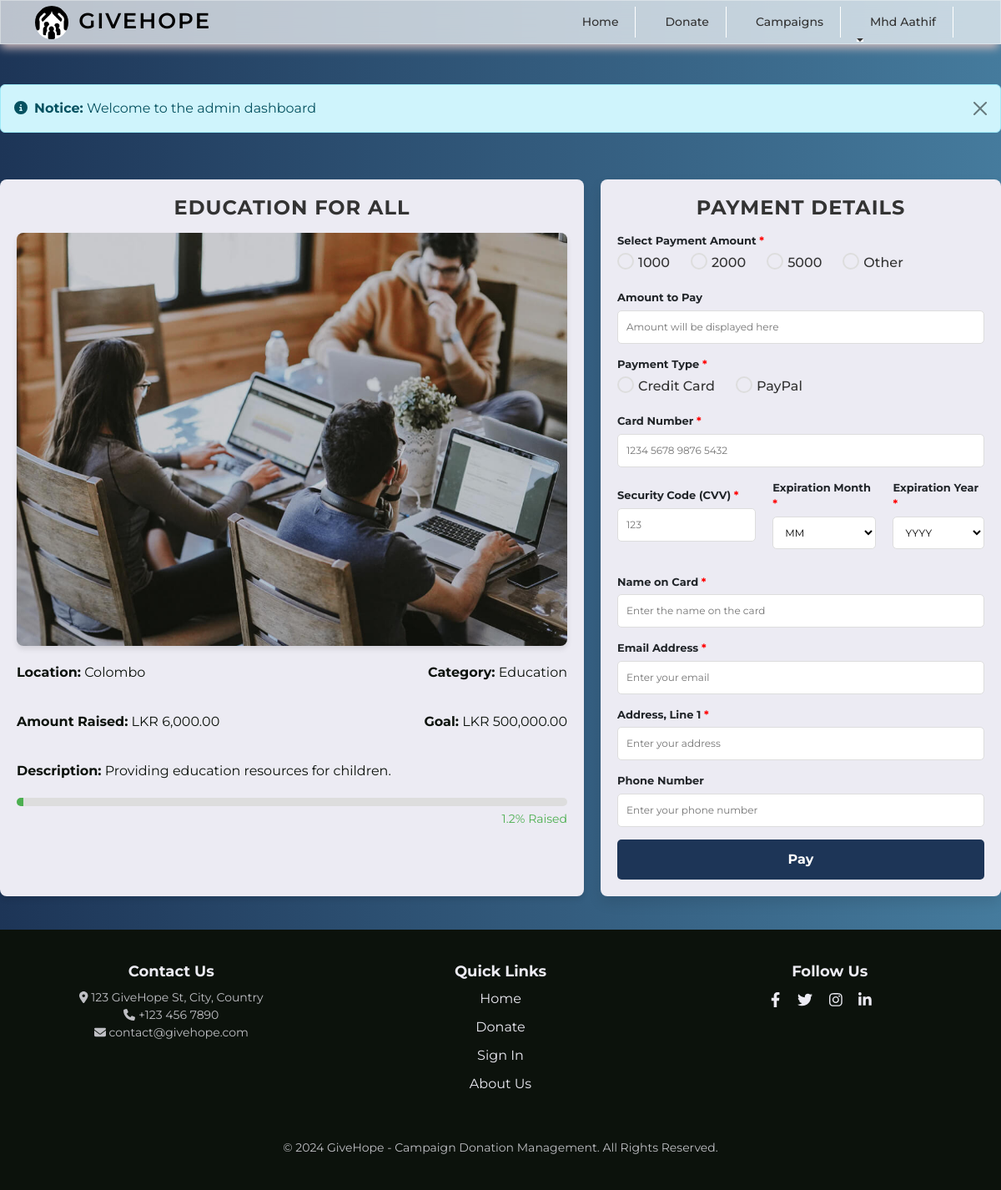
Page /donate.php?id=2 (signed in) on the earlier database version.
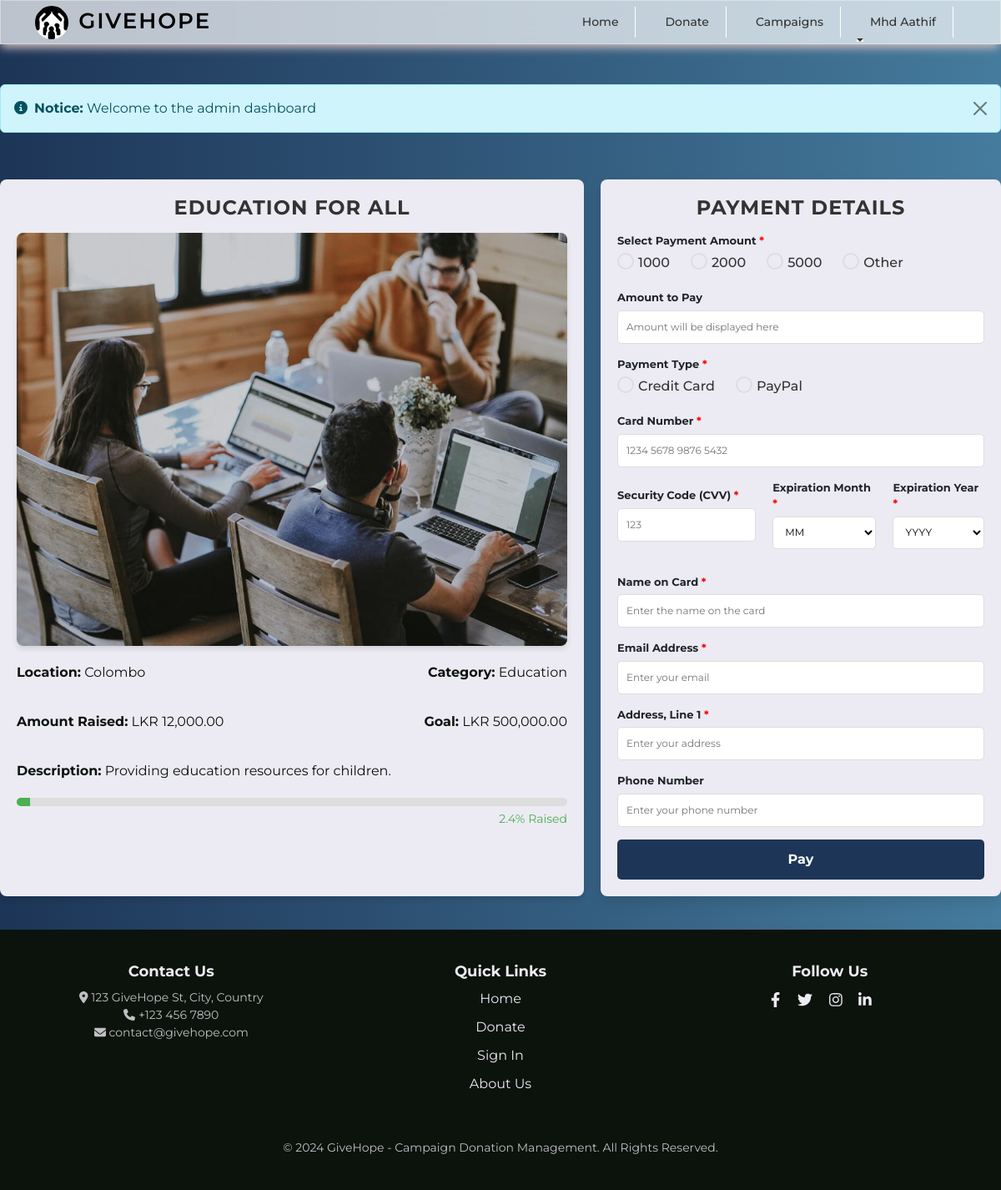
Same page on the later database version.
### tables this page shows
CREATE TABLE `campaigns` (
  `id` int(11) NOT NULL,
  `user_id` int(11) DEFAULT NULL,
  `title` varchar(255) NOT NULL,
  `location` varchar(255) NOT NULL,
  `description` text NOT NULL,
  `goal` decimal(10,2) NOT NULL,
  `category` varchar(100) NOT NULL,
  `start_date` date NOT NULL,
  `end_date` date NOT NULL,
  `image` varchar(255) NOT NULL,
  `document` varchar(255) DEFAULT NULL,
  `organizer_name` varchar(255) NOT NULL,
  `contact` varchar(50) NOT NULL,
  `email` varchar(100) NOT NULL,
  `created_at` timestamp NOT NULL DEFAULT current_timestamp(),
  `status` varchar(20) NOT NULL DEFAULT 'Pending',
  `raised` decimal(15,2) DEFAULT 0.00
);

### donate.php (the view, shortened to what the changed rows need)
<?php
include('admin/authentication.php');
include('includes/header.php');
$campaign_id = isset($_GET['id']) ? $_GET['id'] : null;
if ($campaign_id) {
    $stmt = $con->prepare("SELECT * FROM campaigns WHERE id = ? AND status = 'Accepted'");
    $stmt->bind_param("i", $campaign_id);
    $stmt->execute();
    $result = $stmt->get_result();
    if ($result->num_rows > 0) {
        $campaign = $result->fetch_assoc();
        $progress = ($campaign['raised'] / $campaign['goal']) * 100;
    } else {
        $_SESSION['message'] = "Campaign not found or unavailable.";
        header("Location: index.php");
        exit(0);
    }
} else {
    $_SESSION['message'] = "No campaign selected for donation.";
    header("Location: index.php");
    exit(0);
}
?>
<div class="main-container">
    <div class="campaign-details">
        <h2><?= htmlspecialchars($campaign['title']); ?></h2>
        <img src="<?= htmlspecialchars($campaign['image']); ?>" alt="<?= htmlspecialchars($campaign['title']); ?>"
            class="campaign-image">
        <div class="campaign-info">
            <div class="side-by-side">
                <p class="left"><strong>Location:</strong> <?= htmlspecialchars($campaign['location']); ?></p>
                <p class="right"><strong>Category:</strong> <?= htmlspecialchars($campaign['category']); ?></p>
            </div>
            <div class="side-by-side">
                <p class="left"><strong>Amount Raised:</strong> LKR <?= number_format($campaign['raised'], 2); ?></p>
                <p class="right"><strong>Goal:</strong> LKR <?= number_format($campaign['goal'], 2); ?></p>
            </div>
            <p><strong>Description:</strong> <?= htmlspecialchars($campaign['description']); ?></p>
        </div>
        <div class="progress-container">
            <div class="progress-bar">
                <span style="width: <?= round($progress, 2); ?>%;"></span>
            </div>
            <div class="progress-text"><?= round($progress, 2); ?>% Raised</div>
        </div>
    </div>
</div>
<?php include('includes/footer.php');

Differences in the rows shown:
changed campaigns "EDUCATION FOR ALL": raised "6,000.00" → "12,000.00"; progress "1.2" → "2.4"
